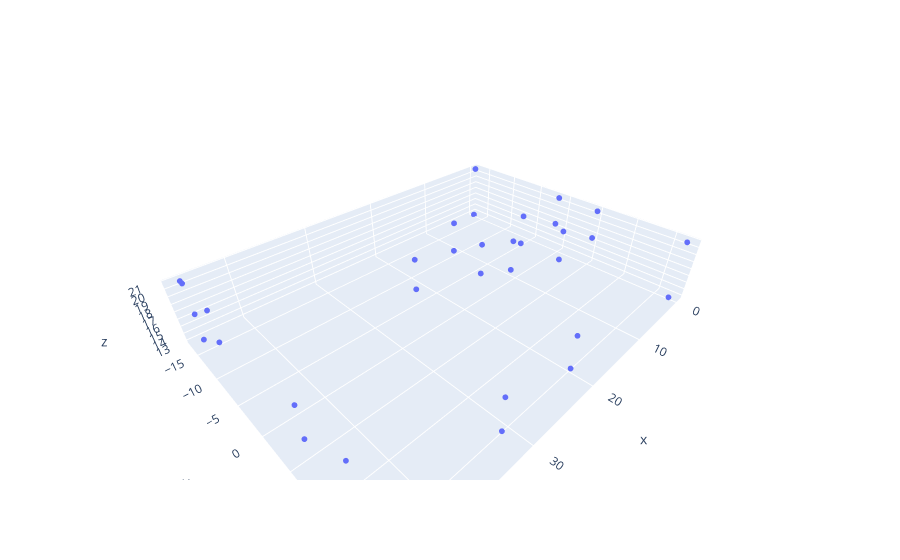

Notebook code for this chart:
### Code cell
# drive.mount('/content/drive')
# drive_path = "/content/drive/MyDrive/Research/PhD/Scripts/"
# stl_file_path = drive_path + "test_part.stl"
# stl_file_path = "./test_part.stl"
# stl_file_path = "./vessel_half.stl"
# stl_file_path = "./circle_split.stl"
# stl_file_path = "./vessel_quarter.stl"
stl_file_path = "./simple_split.stl"



mesh_data = mesh.Mesh.from_file(stl_file_path)

# Extract vertices
vertices = mesh_data.vectors.reshape((-1, 3))

# Create a 3D scatter plot
fig = make_subplots(rows=1, cols=1, specs=[[{'type': 'scatter3d'}]])

fig.add_trace(go.Scatter3d(
    x=vertices[:, 0],
    y=vertices[:, 1],
    z=vertices[:, 2],
    mode='markers',
    marker=dict(size=2),
))

# Set layout
fig.update_layout(scene=dict(aspectmode="data"))

# Show the plot
fig.show()

### Figure 1 — Plotly figure (JSON) as saved in the notebook; plotly's stock layout.template omitted (floating-point values rounded to 4 significant figures; data arrays with more than 128 entries replaced by an {"elided": "..."} marker saying what was removed)
{"data": [{"marker": {"size": 2}, "mode": "markers", "type": "scatter3d", "x": {"elided": "204 float values"}, "y": {"elided": "204 float values"}, "z": {"elided": "204 float values"}}], "layout": {"scene": {"aspectmode": "data", "domain": {"x": [0, 1], "y": [0, 1]}}}}
